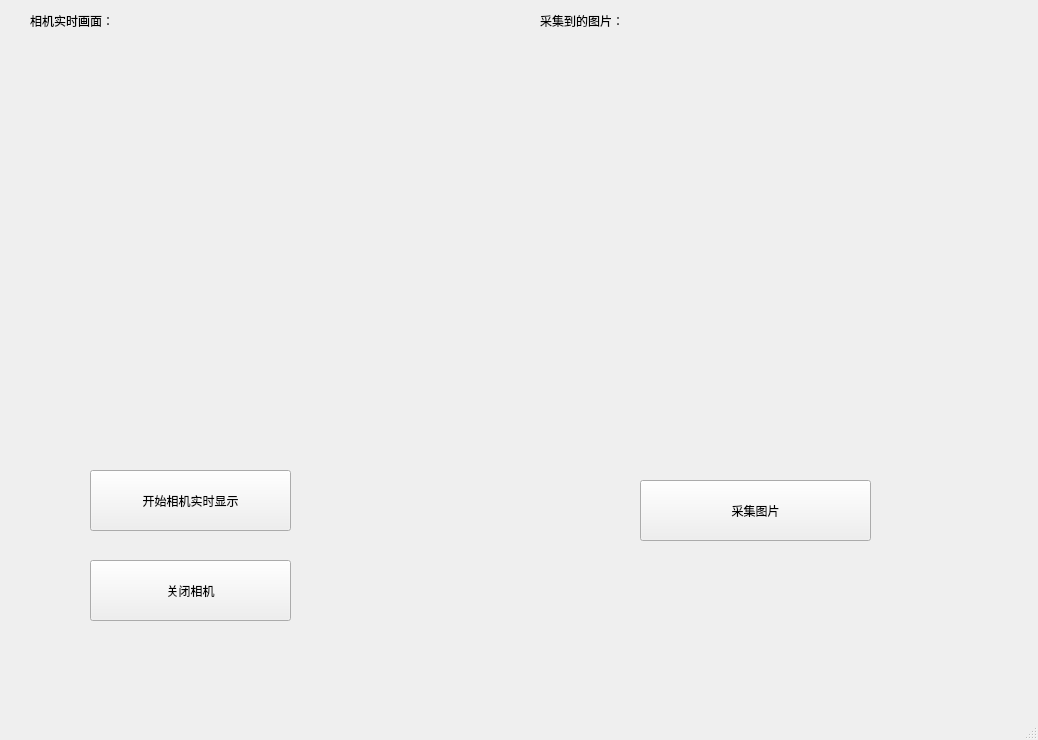
<?xml version="1.0" encoding="UTF-8"?>
<ui version="4.0">
 <class>MainWindow</class>
 <widget class="QMainWindow" name="MainWindow">
  <property name="geometry">
   <rect>
    <x>0</x>
    <y>0</y>
    <width>1038</width>
    <height>740</height>
   </rect>
  </property>
  <property name="windowTitle">
   <string>MainWindow</string>
  </property>
  <widget class="QWidget" name="centralwidget">
   <widget class="QPushButton" name="cam_realtime_btn">
    <property name="geometry">
     <rect>
      <x>90</x>
      <y>470</y>
      <width>201</width>
      <height>61</height>
     </rect>
    </property>
    <property name="text">
     <string>开始相机实时显示</string>
    </property>
   </widget>
   <widget class="QPushButton" name="cam_cap_btn">
    <property name="geometry">
     <rect>
      <x>640</x>
      <y>480</y>
      <width>231</width>
      <height>61</height>
     </rect>
    </property>
    <property name="text">
     <string>采集图片</string>
    </property>
   </widget>
   <widget class="QLabel" name="real_time_img_win">
    <property name="geometry">
     <rect>
      <x>20</x>
      <y>50</y>
      <width>480</width>
      <height>360</height>
     </rect>
    </property>
    <property name="text">
     <string/>
    </property>
    <property name="pixmap">
     <pixmap>black.png</pixmap>
    </property>
    <property name="scaledContents">
     <bool>true</bool>
    </property>
   </widget>
   <widget class="QLabel" name="cap_img_win">
    <property name="geometry">
     <rect>
      <x>530</x>
      <y>50</y>
      <width>480</width>
      <height>360</height>
     </rect>
    </property>
    <property name="text">
     <string/>
    </property>
    <property name="pixmap">
     <pixmap>black.png</pixmap>
    </property>
    <property name="scaledContents">
     <bool>true</bool>
    </property>
   </widget>
   <widget class="QLabel" name="label_3">
    <property name="geometry">
     <rect>
      <x>30</x>
      <y>10</y>
      <width>111</width>
      <height>21</height>
     </rect>
    </property>
    <property name="text">
     <string>相机实时画面：</string>
    </property>
   </widget>
   <widget class="QLabel" name="label_4">
    <property name="geometry">
     <rect>
      <x>540</x>
      <y>10</y>
      <width>161</width>
      <height>21</height>
     </rect>
    </property>
    <property name="text">
     <string>采集到的图片：</string>
    </property>
   </widget>
   <widget class="QPushButton" name="stop_btn">
    <property name="geometry">
     <rect>
      <x>90</x>
      <y>560</y>
      <width>201</width>
      <height>61</height>
     </rect>
    </property>
    <property name="text">
     <string>关闭相机</string>
    </property>
   </widget>
  </widget>
  <widget class="QMenuBar" name="menubar">
   <property name="geometry">
    <rect>
     <x>0</x>
     <y>0</y>
     <width>1038</width>
     <height>23</height>
    </rect>
   </property>
  </widget>
  <widget class="QStatusBar" name="statusbar"/>
 </widget>
 <resources/>
 <connections/>
</ui>
